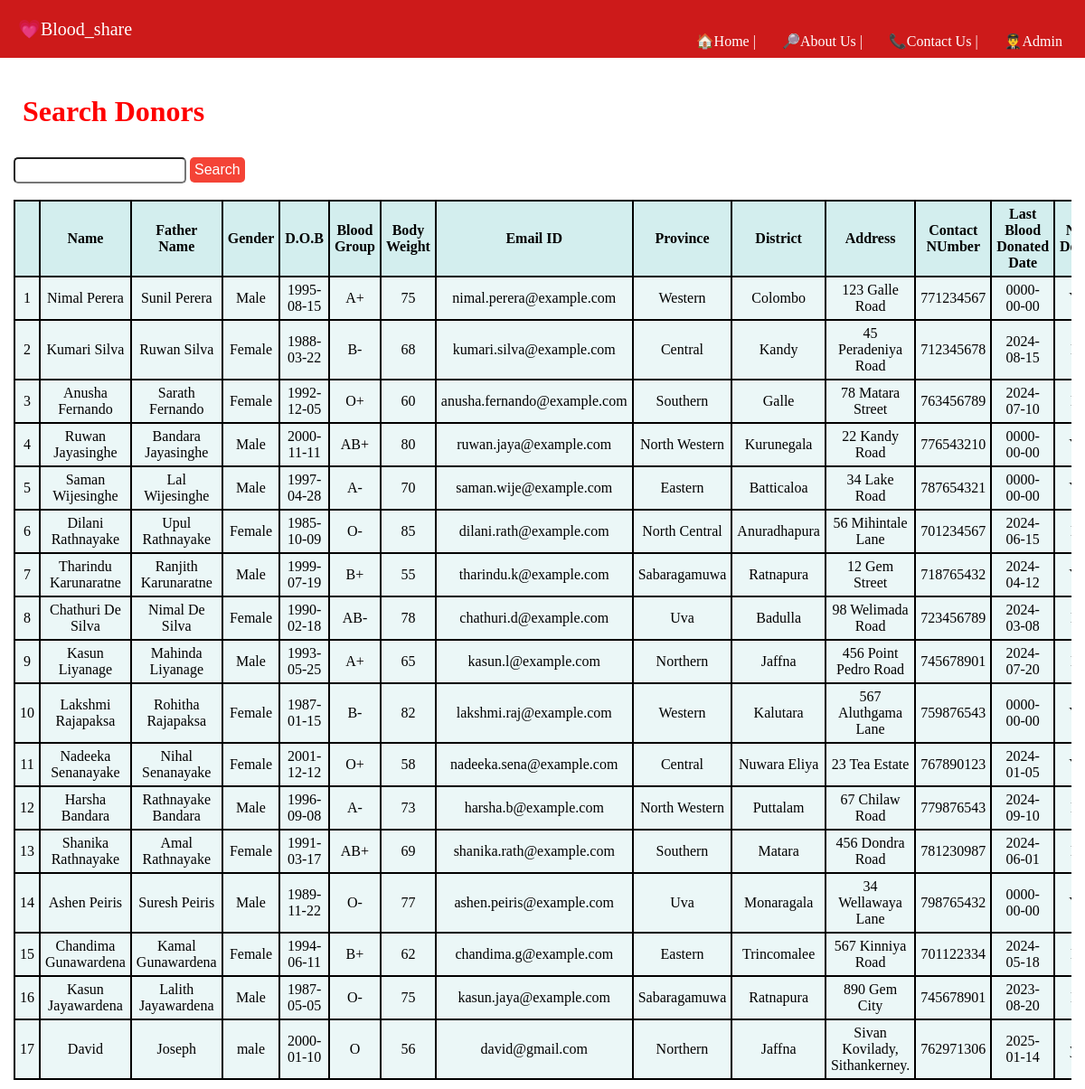
Screenshot of /searchDonor.php with the database file from the repository.
### tables this page shows
CREATE TABLE `active_donor_register` (
  `Donor Id` int NOT NULL AUTO_INCREMENT,
  `Name` varchar(50) NOT NULL,
  `Father Name` varchar(50) NOT NULL,
  `Gender` varchar(50) NOT NULL,
  `D.O.B` date NOT NULL,
  `Blood Group` char(50) NOT NULL,
  `Body Weight` char(50) NOT NULL,
  `Email ID` char(150) NOT NULL,
  `Province` varchar(50) NOT NULL,
  `District` varchar(50) NOT NULL,
  `Address` varchar(150) NOT NULL,
  `Contact Number` int NOT NULL,
  `Last Blood Donated Date` date NOT NULL,
  `New Donor` varchar(50) NOT NULL,
  PRIMARY KEY (`Donor Id`)
);

### searchDonor.php (the view, shortened to what this page needs)
<?php
    include("database.php");
?>
<!DOCTYPE html>
<html lang="en">
<head>
    <link rel="stylesheet" href="CSS/non_active_donors.css">
</head>
<body>
    <?php
        include("navigation_bar.php");
    ?>
    <div class="wrapper">
        <h1 id="heading">Search Donors</h1>
        <div>
            <form action="searchDonor.php" method="GET">
                <input type="text" name="my_search">
                <input class="button" type="submit" name="search" value="Search"> <br><br>
            </form>
        </div>
        <?php
            if(isset($_GET['search'])){
                $search = $_GET['my_search'];
                $sql = "SELECT `Name`, `Father Name`, `Gender`, `D.O.B`, `Blood Group`, `Body Weight`, `Email ID`, `Province`, `District`, `Address`, `Contact Number`, `Last Blood Donated Date`, `New Donor` FROM `active_donor_register`WHERE concat(`Name`, ' ', `Father Name`, ' ', `Gender`, ' ', `Blood Group`, ' ', `Province`, ' ', `District`) LIKE '%$search%'";
                $res = $db->query($sql);
            }else{
                $sql="SELECT `Name`, `Father Name`, `Gender`, `D.O.B`, `Blood Group`, `Body Weight`, `Email ID`, `Province`, `District`, `Address`, `Contact Number`, `Last Blood Donated Date`, `New Donor` FROM `active_donor_register`";
                $res=$db->query($sql);
            }
            if($res->num_rows>0){
                echo "
                    <table>
                        <tr>
                            <th></th>
                            <th>Name</th>
                            <th>Father Name</th>
                            <th>Gender</th>
                            <th>D.O.B</th>
                            <th>Blood Group</th>
                            <th>Body Weight</th>
                            <th>Email ID</th>
                            <th>Province</th>
                            <th>District</th>
                            <th>Address</th>
                            <th>Contact NUmber</th>
                            <th>Last Blood Donated Date</th>
                            <th>New Donor</th>
                        </tr>
                    ";
                    $i=0;
                    while($row=$res->fetch_assoc()){
                        $i++;
                        echo "<tr>";
                            echo "<td>{$i}</td>";
                            echo "<td>{$row["Name"]}</td>";
                            echo "<td>{$row["Father Name"]}</td>";
                            echo "<td>{$row["Gender"]}</td>";
                            echo "<td>{$row["D.O.B"]}</td>";
                            echo "<td>{$row["Blood Group"]}</td>";
                            echo "<td>{$row["Body Weight"]}</td>";
                            echo "<td>{$row["Email ID"]}</td>";
                            echo "<td>{$row["Province"]}</td>";
                            echo "<td>{$row["District"]}</td>";
                            echo "<td>{$row["Address"]}</td>";
                            echo "<td>{$row["Contact Number"]}</td>";
                            echo "<td>{$row["Last Blood Donated Date"]}</td>";
                            echo "<td>{$row["New Donor"]}</td>";
                        echo "</tr>";
                    }
                echo "</table>";
            }
        ?>
    </div>
</body>
</html>

### navigation_bar.php (shortened to what this page needs)
<!DOCTYPE html>
<html lang="en">
<head>
    <link rel="stylesheet" href="CSS/navigation_bar.css">
</head>
<body>
    <div class="navbar">
        <a href="#" class="navbar-header"> 💗Blood_share</a>
        <div class="navbar-item hide">
            <ul>
                <li><a href="home.php"> 🏠Home | </a></li>
                <li><a href="about.php"> 🔎About Us | </a></li>
                <li><a href="contact.php"> 📞Contact Us | </a></li>
                <li><a href="admin.php"> 👨‍✈️Admin  </a></li>
            </ul>
        </div>
    </div>
</body>
</html>

### CSS/non_active_donors.css (style rules this page uses)
.wrapper { text-align: justify; padding: 10px 15px; }
table { background-color: rgb(235, 247, 247); width: 100%; border-collapse: collapse; overflow-x: auto; display: block; }
table td, table th { border: 2px solid black; padding: 5px; text-align: center; }
table th { background-color: rgb(211, 238, 238); }
#heading { color: red; padding: 10px; }
.button { padding: 5px; background-color: #F44336; color: #FFFFFF; border: none; cursor: pointer; border-radius: 5px; font-size: 1em; }
input { padding: 5px; border-radius: 5px; }

### CSS/navigation_bar.css (style rules this page uses)
html,body { margin: 0; padding: 0; font-family: Cambria, Cochin, Georgia, Times, 'Times New Roman', serif; }
.navbar { width: 100%; padding: 20px; background-color: rgb(205, 26, 26); box-sizing: border-box; }
.navbar .navbar-header { color: white; font-size: 20px; text-decoration: none; }
a { font-size: 1.2em; }
@media (min-width:760px) { .navbar .navbar-item { position: absolute; right: 0; top: 20px; } }
@media (min-width:760px) { .navbar .navbar-item ul li { display: inline; margin-right: 25px; } }
@media (min-width:760px) { .navbar .navbar-item ul li a { color: white; text-decoration: none; font-size: 16px; } }

### rows the page displays
active_donor_register: Name "Nimal Perera", Father Name "Sunil Perera", Gender "Male", O "1995-08-15", Blood Group "A+", Body Weight "75", Email ID "nimal.perera@example.com", Province "Western", District "Colombo", Address "123 Galle Road", Contact Number "771234567", Last Blood Donated Date "0000-00-00"
active_donor_register: Name "Kumari Silva", Father Name "Ruwan Silva", Gender "Female", O "1988-03-22", Blood Group "B-", Body Weight "68", Email ID "kumari.silva@example.com", Province "Central", District "Kandy", Address "45 Peradeniya Road", Contact Number "712345678", Last Blood Donated Date "2024-08-15"
active_donor_register: Name "Anusha Fernando", Father Name "Sarath Fernando", Gender "Female", O "1992-12-05", Blood Group "O+", Body Weight "60", Email ID "anusha.fernando@example.com", Province "Southern", District "Galle", Address "78 Matara Street", Contact Number "763456789", Last Blood Donated Date "2024-07-10"
active_donor_register: Name "Ruwan Jayasinghe", Father Name "Bandara Jayasinghe", Gender "Male", O "2000-11-11", Blood Group "AB+", Body Weight "80", Email ID "ruwan.jaya@example.com", Province "North Western", District "Kurunegala", Address "22 Kandy Road", Contact Number "776543210", Last Blood Donated Date "0000-00-00"
active_donor_register: Name "Saman Wijesinghe", Father Name "Lal Wijesinghe", Gender "Male", O "1997-04-28", Blood Group "A-", Body Weight "70", Email ID "saman.wije@example.com", Province "Eastern", District "Batticaloa", Address "34 Lake Road", Contact Number "787654321", Last Blood Donated Date "0000-00-00"
active_donor_register: Name "Dilani Rathnayake", Father Name "Upul Rathnayake", Gender "Female", O "1985-10-09", Blood Group "O-", Body Weight "85", Email ID "dilani.rath@example.com", Province "North Central", District "Anuradhapura", Address "56 Mihintale Lane", Contact Number "701234567", Last Blood Donated Date "2024-06-15"
active_donor_register: Name "Tharindu Karunaratne", Father Name "Ranjith Karunaratne", Gender "Male", O "1999-07-19", Blood Group "B+", Body Weight "55", Email ID "tharindu.k@example.com", Province "Sabaragamuwa", District "Ratnapura", Address "12 Gem Street", Contact Number "718765432", Last Blood Donated Date "2024-04-12"
active_donor_register: Name "Chathuri De Silva", Father Name "Nimal De Silva", Gender "Female", O "1990-02-18", Blood Group "AB-", Body Weight "78", Email ID "chathuri.d@example.com", Province "Uva", District "Badulla", Address "98 Welimada Road", Contact Number "723456789", Last Blood Donated Date "2024-03-08"
active_donor_register: Name "Kasun Liyanage", Father Name "Mahinda Liyanage", Gender "Male", O "1993-05-25", Blood Group "A+", Body Weight "65", Email ID "kasun.l@example.com", Province "Northern", District "Jaffna", Address "456 Point Pedro Road", Contact Number "745678901", Last Blood Donated Date "2024-07-20"
active_donor_register: Name "Lakshmi Rajapaksa", Father Name "Rohitha Rajapaksa", Gender "Female", O "1987-01-15", Blood Group "B-", Body Weight "82", Email ID "lakshmi.raj@example.com", Province "Western", District "Kalutara", Address "567 Aluthgama Lane", Contact Number "759876543", Last Blood Donated Date "0000-00-00"
active_donor_register: Name "Nadeeka Senanayake", Father Name "Nihal Senanayake", Gender "Female", O "2001-12-12", Blood Group "O+", Body Weight "58", Email ID "nadeeka.sena@example.com", Province "Central", District "Nuwara Eliya", Address "23 Tea Estate", Contact Number "767890123", Last Blood Donated Date "2024-01-05"
active_donor_register: Name "Harsha Bandara", Father Name "Rathnayake Bandara", Gender "Male", O "1996-09-08", Blood Group "A-", Body Weight "73", Email ID "harsha.b@example.com", Province "North Western", District "Puttalam", Address "67 Chilaw Road", Contact Number "779876543", Last Blood Donated Date "2024-09-10"
active_donor_register: Name "Shanika Rathnayake", Father Name "Amal Rathnayake", Gender "Female", O "1991-03-17", Blood Group "AB+", Body Weight "69", Email ID "shanika.rath@example.com", Province "Southern", District "Matara", Address "456 Dondra Road", Contact Number "781230987", Last Blood Donated Date "2024-06-01"
active_donor_register: Name "Ashen Peiris", Father Name "Suresh Peiris", Gender "Male", O "1989-11-22", Blood Group "O-", Body Weight "77", Email ID "ashen.peiris@example.com", Province "Uva", District "Monaragala", Address "34 Wellawaya Lane", Contact Number "798765432", Last Blood Donated Date "0000-00-00"
active_donor_register: Name "Chandima Gunawardena", Father Name "Kamal Gunawardena", Gender "Female", O "1994-06-11", Blood Group "B+", Body Weight "62", Email ID "chandima.g@example.com", Province "Eastern", District "Trincomalee", Address "567 Kinniya Road", Contact Number "701122334", Last Blood Donated Date "2024-05-18"
active_donor_register: Name "Kasun Jayawardena", Father Name "Lalith Jayawardena", Gender "Male", O "1987-05-05", Blood Group "O-", Body Weight "75", Email ID "kasun.jaya@example.com", Province "Sabaragamuwa", District "Ratnapura", Address "890 Gem City", Contact Number "745678901", Last Blood Donated Date "2023-08-20"
active_donor_register: Name "David", Father Name "Joseph", Gender "male", O "2000-01-10", Blood Group "O", Body Weight "56", Email ID "david@gmail.com", Province "Northern", District "Jaffna", Address "Sivan Kovilady, Sithankerney.", Contact Number "762971306", Last Blood Donated Date "2025-01-14"
